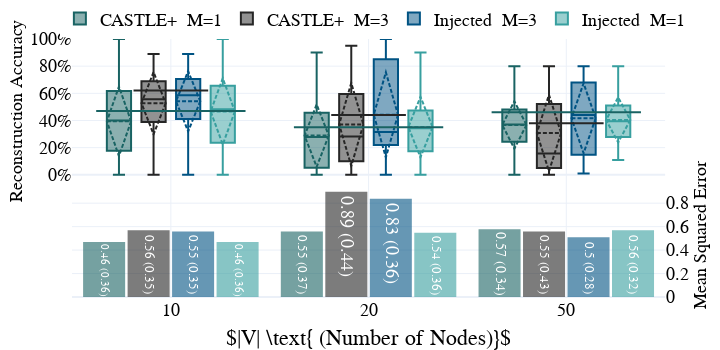

The code cell stored with this chart in its notebook:
### Code cell
# ## Versions
version = '(r_ex3|r_ex_2b|r_ex_5b|r_ex_1b_k20_l3_h2_n0|r_ex_2b_k20_l3_h2_n0|r_ex_5b_k20_l3_h2_n0)'

df = collect_results(version=version, known_p = 0.2, folder=result_folder)

names = [' M=3',' M=1']

groups = [  
    (names[1],["r_ex_2b","r_ex3","r_ex_5b"]),
    (names[0],["r_ex_1b_k20_l3_h2_n0","r_ex_2b_k20_l3_h2_n0","r_ex_5b_k20_l3_h2_n0"])
        ]

df['V2'] = df['V']
for v in [c[0] for c in groups]:
    group_l = [c[1] for c in groups if c[0]==v][0]
    if debug:
        print(group_l)
        print(v)
        # print([i in group_l for i in df.V2])

    df.loc[ [i in group_l for i in df.V2],'V'] = v

plot_ly_by_compare_auto(df, x='N_nodes', x_desc=r"$|V| \text{ (Number of Nodes)}$", display_tab=False,
legend_cord=[0.48,1.15], names_list=names, comparison_lines_width= 160, colors_list = [sec_green,main_gray,main_blue,main_green],
y1_range=[-0.9,1], y2_range= [0,2.2], y2_ticks=[0,.2,.4,.6,0.8], xwidth=720,
name='compnodes_3L', version='3lvs1l', save=save_figs, output_folder=output_folder)


# plot_ly_by_compare(df, x='N_nodes', x_desc=r"$|V| = \text{ Number of Nodes in } \mathcal{G}$", 
# legend_cord=[0.5,1.15], names_list = ['CASTLE+ M=1','CASTLE+ M=3','Injected M=3','Injected M=1'],
# y1_range=[-0.9,1], y2_range= [0, 2.15], y2_ticks=[0,0.2,0.4,0.6,0.8,1], name='compnodes_3L', version='3lvs1l', xwidth = 700, sec_blue='#379f9f', sec_gray='#196363', 
# save=save_figs, y1_vis=True)

### Figure 1 — Plotly figure (JSON) as saved in the notebook; plotly's stock layout.template omitted (floating-point values rounded to 4 significant figures; data arrays with more than 128 entries replaced by an {"elided": "..."} marker saying what was removed)
{"data": [{"marker": {"color": "#196363", "line": {"color": "#196363", "width": 2}}, "name": "CASTLEMSE", "opacity": 0.6, "showlegend": false, "text": ["0.46 (0.36)", "0.55 (0.37)", "0.57 (0.34)"], "textposition": "auto", "type": "bar", "x": ["10", "20", "50"], "xaxis": "x", "y": [0.46, 0.55, 0.57], "yaxis": "y2"}, {"marker": {"color": "#262626", "line": {"color": "#262626", "width": 2}}, "name": "CASTLEMSE", "opacity": 0.6, "showlegend": false, "text": ["0.56 (0.35)", "0.89 (0.44)", "0.55 (0.43)"], "textposition": "auto", "type": "bar", "x": ["10", "20", "50"], "xaxis": "x", "y": [0.56, 0.89, 0.55], "yaxis": "y2"}, {"marker": {"color": "#005383", "line": {"color": "#005383", "width": 2}}, "name": "InjectedMSE", "opacity": 0.6, "showlegend": false, "text": ["0.55 (0.35)", "0.83 (0.36)", "0.5 (0.28)"], "textposition": "inside", "type": "bar", "x": ["10", "20", "50"], "xaxis": "x", "y": [0.55, 0.83, 0.5], "yaxis": "y2"}, {"marker": {"color": "#379f9f", "line": {"color": "#379f9f", "width": 2}}, "name": "InjectedMSE", "opacity": 0.6, "showlegend": false, "text": ["0.46 (0.36)", "0.54 (0.36)", "0.56 (0.32)"], "textposition": "inside", "type": "bar", "x": ["10", "20", "50"], "xaxis": "x", "y": [0.46, 0.54, 0.56], "yaxis": "y2"}, {"boxmean": "sd", "boxpoints": false, "marker": {"color": "#196363"}, "name": "CASTLE+  M=1", "type": "box", "x": {"elided": "450 str values"}, "xaxis": "x", "y": {"elided": "450 float values"}, "yaxis": "y"}, {"boxmean": "sd", "boxpoints": false, "marker": {"color": "#262626"}, "name": "CASTLE+  M=3", "type": "box", "x": {"elided": "450 str values"}, "xaxis": "x", "y": {"elided": "450 float values"}, "yaxis": "y"}, {"boxmean": "sd", "boxpoints": false, "marker": {"color": "#005383"}, "name": "Injected  M=3", "type": "box", "x": {"elided": "450 str values"}, "xaxis": "x", "y": {"elided": "450 float values"}, "yaxis": "y"}, {"boxmean": "sd", "boxpoints": false, "marker": {"color": "#379f9f"}, "name": "Injected  M=1", "type": "box", "x": {"elided": "450 str values"}, "xaxis": "x", "y": {"elided": "450 float values"}, "yaxis": "y"}, {"marker": {"color": "#262626", "line": {"color": "#262626", "width": 2}, "size": 53.33, "symbol": "line-ew"}, "mode": "markers", "name": "CASTLE+20%", "showlegend": false, "type": "scatter", "x": ["10", "20", "50"], "xaxis": "x", "y": [0.62, 0.44, 0.38], "yaxis": "y"}, {"marker": {"color": "#196363", "line": {"color": "#196363", "width": 2}, "size": 106.7, "symbol": "line-ew"}, "mode": "markers", "name": "CASTLE+20%", "showlegend": false, "type": "scatter", "x": ["10", "20", "50"], "xaxis": "x", "y": [0.47, 0.35, 0.46], "yaxis": "y"}], "layout": {"annotations": [{"align": "left", "showarrow": false, "text": "Reconstruction Accuracy", "textangle": -90, "valign": "top", "xanchor": "left", "xref": "paper", "xshift": -381.6, "yanchor": "top", "yref": "paper", "yshift": 150}, {"align": "left", "showarrow": false, "text": "Mean Squared Error", "textangle": -90, "valign": "top", "xanchor": "left", "xref": "paper", "xshift": 302.4, "yanchor": "top", "yref": "paper", "yshift": 10}], "autosize": true, "bargap": 0.1, "bargroupgap": 0.1, "boxmode": "group", "font": {"color": "Black", "family": "Serif", "size": 18}, "height": 350, "legend": {"orientation": "h", "x": 0.48, "xanchor": "center", "y": 1.15, "yanchor": "top"}, "margin": {"b": 0, "l": 10, "pad": 0, "r": 10, "t": 10}, "showlegend": true, "title": {"text": ""}, "width": 720, "xaxis": {"anchor": "y", "domain": [0, 0.94], "showgrid": true, "title": {"text": "$|V| \\text{ (Number of Nodes)}$"}}, "yaxis": {"anchor": "x", "domain": [0, 1], "nticks": 10, "range": [-0.9, 1], "showgrid": true, "showticklabels": true, "tickformat": ".0%", "tickvals": [0, 0.2, 0.4, 0.6, 0.8, 1], "title": {"text": ""}, "zeroline": true}, "yaxis2": {"anchor": "x", "nticks": 10, "overlaying": "y", "range": [0, 2.2], "showgrid": true, "showticklabels": true, "side": "right", "tickvals": [0, 0.2, 0.4, 0.6, 0.8], "title": {"text": ""}, "zeroline": true}}}
